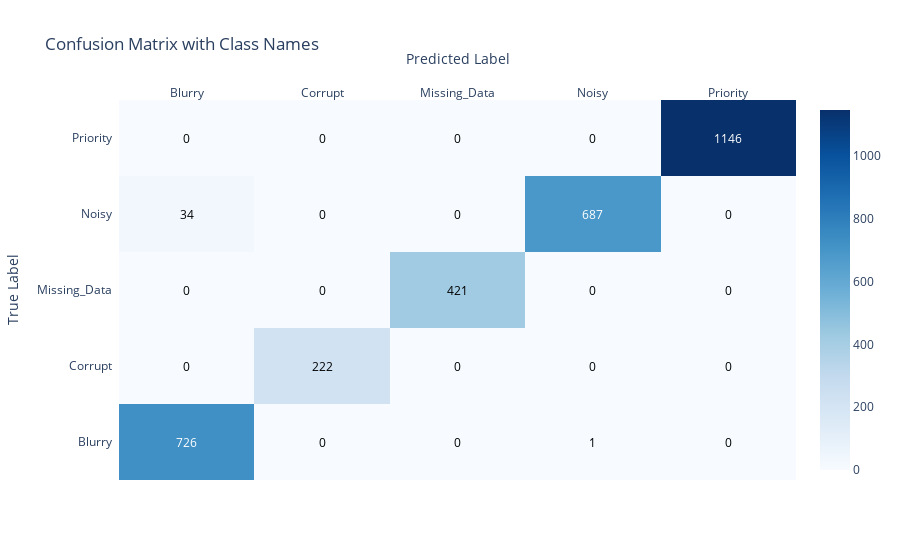

This figure's notebook cell:
### Code cell
import plotly.figure_factory as ff
import numpy as np
from sklearn.metrics import confusion_matrix

# Define class names
class_names = ["Blurry", "Corrupt", "Missing_Data", "Noisy", "Priority"]

# Compute the confusion matrix
cm = confusion_matrix(val_labels, val_predictions)

# Create the heatmap
fig = ff.create_annotated_heatmap(
    z=cm, 
    x=class_names, 
    y=class_names, 
    colorscale="Blues",
    showscale=True
)

# Update layout for better readability
fig.update_layout(
    title="Confusion Matrix with Class Names",
    xaxis=dict(title="Predicted Label"),
    yaxis=dict(title="True Label")
)

# Show the figure
fig.show()

### Figure 1 — Plotly figure (JSON) as saved in the notebook; plotly's stock layout.template omitted (floating-point values rounded to 4 significant figures)
{"data": [{"colorscale": [[0, "rgb(247,251,255)"], [0.125, "rgb(222,235,247)"], [0.25, "rgb(198,219,239)"], [0.375, "rgb(158,202,225)"], [0.5, "rgb(107,174,214)"], [0.625, "rgb(66,146,198)"], [0.75, "rgb(33,113,181)"], [0.875, "rgb(8,81,156)"], [1, "rgb(8,48,107)"]], "reversescale": false, "showscale": true, "type": "heatmap", "x": ["Blurry", "Corrupt", "Missing_Data", "Noisy", "Priority"], "y": ["Blurry", "Corrupt", "Missing_Data", "Noisy", "Priority"], "z": [[726, 0, 0, 1, 0], [0, 222, 0, 0, 0], [0, 0, 421, 0, 0], [34, 0, 0, 687, 0], [0, 0, 0, 0, 1146]]}], "layout": {"annotations": [{"font": {"color": "#FFFFFF"}, "showarrow": false, "text": "726", "x": "Blurry", "xref": "x", "y": "Blurry", "yref": "y"}, {"font": {"color": "#000000"}, "showarrow": false, "text": "0", "x": "Corrupt", "xref": "x", "y": "Blurry", "yref": "y"}, {"font": {"color": "#000000"}, "showarrow": false, "text": "0", "x": "Missing_Data", "xref": "x", "y": "Blurry", "yref": "y"}, {"font": {"color": "#000000"}, "showarrow": false, "text": "1", "x": "Noisy", "xref": "x", "y": "Blurry", "yref": "y"}, {"font": {"color": "#000000"}, "showarrow": false, "text": "0", "x": "Priority", "xref": "x", "y": "Blurry", "yref": "y"}, {"font": {"color": "#000000"}, "showarrow": false, "text": "0", "x": "Blurry", "xref": "x", "y": "Corrupt", "yref": "y"}, {"font": {"color": "#000000"}, "showarrow": false, "text": "222", "x": "Corrupt", "xref": "x", "y": "Corrupt", "yref": "y"}, {"font": {"color": "#000000"}, "showarrow": false, "text": "0", "x": "Missing_Data", "xref": "x", "y": "Corrupt", "yref": "y"}, {"font": {"color": "#000000"}, "showarrow": false, "text": "0", "x": "Noisy", "xref": "x", "y": "Corrupt", "yref": "y"}, {"font": {"color": "#000000"}, "showarrow": false, "text": "0", "x": "Priority", "xref": "x", "y": "Corrupt", "yref": "y"}, {"font": {"color": "#000000"}, "showarrow": false, "text": "0", "x": "Blurry", "xref": "x", "y": "Missing_Data", "yref": "y"}, {"font": {"color": "#000000"}, "showarrow": false, "text": "0", "x": "Corrupt", "xref": "x", "y": "Missing_Data", "yref": "y"}, {"font": {"color": "#000000"}, "showarrow": false, "text": "421", "x": "Missing_Data", "xref": "x", "y": "Missing_Data", "yref": "y"}, {"font": {"color": "#000000"}, "showarrow": false, "text": "0", "x": "Noisy", "xref": "x", "y": "Missing_Data", "yref": "y"}, {"font": {"color": "#000000"}, "showarrow": false, "text": "0", "x": "Priority", "xref": "x", "y": "Missing_Data", "yref": "y"}, {"font": {"color": "#000000"}, "showarrow": false, "text": "34", "x": "Blurry", "xref": "x", "y": "Noisy", "yref": "y"}, {"font": {"color": "#000000"}, "showarrow": false, "text": "0", "x": "Corrupt", "xref": "x", "y": "Noisy", "yref": "y"}, {"font": {"color": "#000000"}, "showarrow": false, "text": "0", "x": "Missing_Data", "xref": "x", "y": "Noisy", "yref": "y"}, {"font": {"color": "#FFFFFF"}, "showarrow": false, "text": "687", "x": "Noisy", "xref": "x", "y": "Noisy", "yref": "y"}, {"font": {"color": "#000000"}, "showarrow": false, "text": "0", "x": "Priority", "xref": "x", "y": "Noisy", "yref": "y"}, {"font": {"color": "#000000"}, "showarrow": false, "text": "0", "x": "Blurry", "xref": "x", "y": "Priority", "yref": "y"}, {"font": {"color": "#000000"}, "showarrow": false, "text": "0", "x": "Corrupt", "xref": "x", "y": "Priority", "yref": "y"}, {"font": {"color": "#000000"}, "showarrow": false, "text": "0", "x": "Missing_Data", "xref": "x", "y": "Priority", "yref": "y"}, {"font": {"color": "#000000"}, "showarrow": false, "text": "0", "x": "Noisy", "xref": "x", "y": "Priority", "yref": "y"}, {"font": {"color": "#FFFFFF"}, "showarrow": false, "text": "1146", "x": "Priority", "xref": "x", "y": "Priority", "yref": "y"}], "title": {"text": "Confusion Matrix with Class Names"}, "xaxis": {"dtick": 1, "gridcolor": "rgb(0, 0, 0)", "side": "top", "ticks": "", "title": {"text": "Predicted Label"}}, "yaxis": {"dtick": 1, "ticks": "", "ticksuffix": "  ", "title": {"text": "True Label"}}}}
